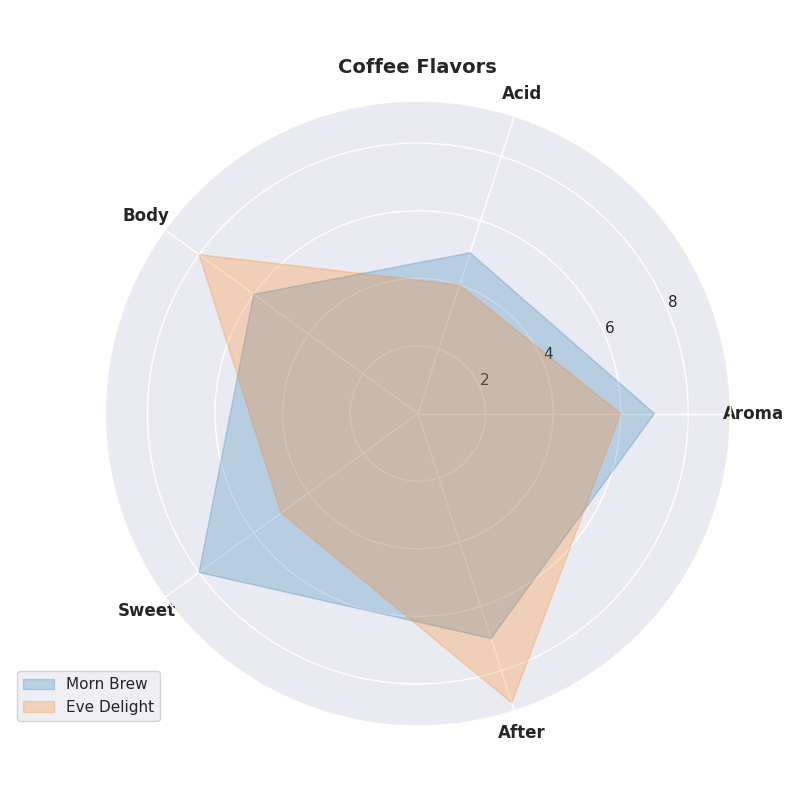

Python code for this plot:
import numpy as np
import matplotlib.pyplot as plt

attributes = ['Aroma', 'Acid', 'Body', 'Sweet', 'After']
num_attributes = len(attributes)

morning_brew = [7, 5, 6, 8, 7]
evening_delight = [6, 4, 8, 5, 9]

data = np.array([morning_brew, evening_delight])
data = np.concatenate((data, data[:, [0]]), axis=1)

angles = np.linspace(0, 2 * np.pi, num_attributes, endpoint=False).tolist()
angles += angles[:1]

fig, ax = plt.subplots(figsize=(8, 8), subplot_kw=dict(polar=True))

labels = ["Morn Brew", "Eve Delight"]
colors = ['#1F77B4', '#FF7F0E']

for i, color in enumerate(colors):
    ax.fill(angles, data[i], color=color, alpha=0.25, label=labels[i])

ax.set_xticks(angles[:-1])
ax.set_xticklabels(attributes, fontsize=12, fontweight='bold')

ax.set_title('Coffee Flavors', fontsize=14, fontweight='bold', pad=20)
ax.legend(loc='upper right', bbox_to_anchor=(0.1, 0.1))

plt.tight_layout()
plt.show()
